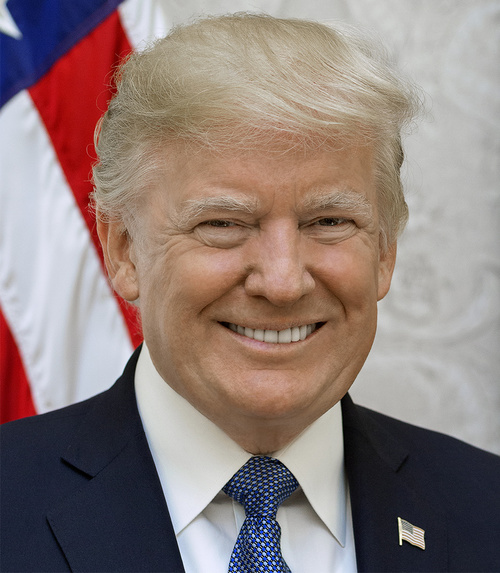
#> input picture wk5/data/images/trump.jpg, 500 x 573 px, found by its file name
$ jupyter execute Instagram_filters.ipynb   (shell and % lines are left out)   (older library calls are emulated)
#> lines starting #> are read from the running program, lines starting #| are printed output that depends on the picture; after the words box and inside, x2 and y2 are one past the last pixel; in counts of white or black regions, pixels touching at a corner belong together
#> further down, image is the input picture: shape (573, 500, 3); mean B, G, R 123, 126.8, 143
# <font style="color:rgb(50,120,229)">Introduction</font>

Instagram is a photo-enhancing and sharing app for mobile phones. The name came from “Instant Camera and TeleGram”. It allows users to apply different filters to their pictures and share it. It was launched in September 2010 and was an instant hit among its users with 1 Million registered users within 2 months and 10 million in a year. It was acquired by Facebook in 2012 for $1 Billion. [**You know what is cool? A billion dollars!**](https://www.youtube.com/watch?v=4e0n7vTLz1U)

There are many photographic filters present in the app like Clarendon, Gingham, Lark, Moon, X-Pro II, Nashville, Sutro, Kelvin and many more. Most filters can be designed using the method described in color enhancement using curves section.

In this part of the project, You will design 2 instagram-like filter on your own.

1. Pencil Sketch Filter - This will generate a sketch of the given image as shown in the output below.
1. Cartoon Filter using - This should produce a cartoonified output of the input image.

Given below is the expected output for the two filters. Looking at the output, you should be able to figure out what processing can produce those results.

You can also come up with your own filter and show them in the discussion forum.

| <center> <a href="https://www.dropbox.com/s/0w8j6ejacfw3lwt/trump.jpg?dl=1"></a></center> | <center> <a href="https://www.dropbox.com/s/yegx6u3bx8otvh5/pencilSketch.jpg?dl=1"></a></center> | <center> <a href="https://www.dropbox.com/s/rttwy9wszo76jse/cartoon.jpg?dl=1"></a></center> |
| -------- | -------- | -------- |
| <center>Original Image</center>     | <center>Pencil Sketch Result</center>     | <center>Cartoon Filter Result</center>     |

[cell 1]
import cv2
import matplotlib.pyplot as plt
import numpy as np

[cell 2]
import matplotlib
matplotlib.rcParams['figure.figsize'] = (10.0, 10.0)
matplotlib.rcParams['image.cmap'] = 'gray'

[cell 3]
kernelSize = 3

def laplacianAndNormalize(image):
    # take grayscale of image first
    img = cv2.cvtColor(image, cv2.COLOR_BGR2GRAY)
    # blur image
    img1 = cv2.GaussianBlur(img, (3, 3), 0, 0)
    # take laplacian for gradients
    laplacian = cv2.Laplacian(img1, cv2.CV_32F, ksize=kernelSize, scale=1, delta=0)
    # normalize image
    cv2.normalize(
        laplacian,
        dst=laplacian,
        alpha=0,
        beta=1,
        norm_type=cv2.NORM_MINMAX,
        dtype=cv2.CV_32F,
    )
    return laplacian

[cell 4]
def cartoonify(image, arguments=0):
#> called with arguments = 0
    img_gray = cv2.cvtColor(image, cv2.COLOR_BGR2GRAY)
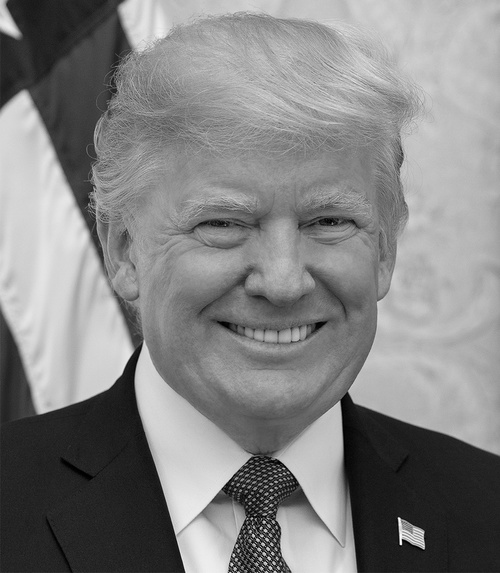
#> img_gray: shape (573, 500); min 0, max 254, mean 131.3
    blurred = cv2.medianBlur(img_gray, 3)
    edges = cv2.adaptiveThreshold(blurred, 255, cv2.ADAPTIVE_THRESH_MEAN_C, cv2.THRESH_BINARY, 9, 9)
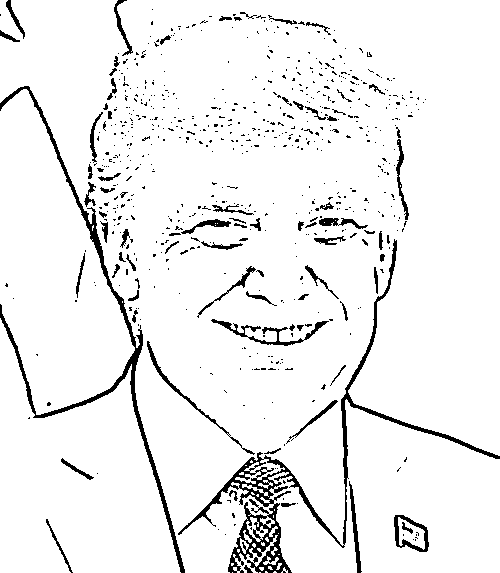
#> edges: shape (573, 500); 93.8% white; 666 black regions (586 under 20 px), largest, box (x1, y1, x2, y2) and area: (178, 239, 500, 573) 5290, (0, 86, 185, 573) 3317, (211, 319, 329, 346) 604

    color = cv2.bilateralFilter(image, 30, 80, 80)
    contours = pencilSketch(image)

    return cv2.bitwise_and(color, color, mask = contours[:,:,0])

[cell 5]
def pencilSketch(image, arguments=0):

#> called with arguments = 0
    img_gray = cv2.cvtColor(image, cv2.COLOR_BGR2GRAY)

    blurred = cv2.GaussianBlur(img_gray, (5,5), 1.5)
    lapl = cv2.Laplacian(blurred, cv2.CV_8U, ksize=3, scale=2, delta = 1)
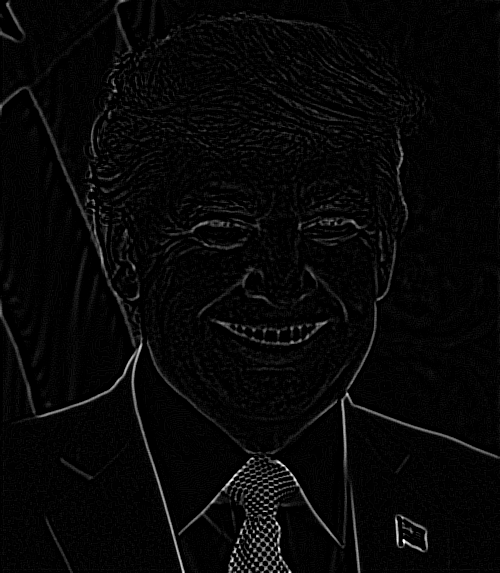
#> lapl: shape (573, 500); min 0, max 255, mean 7.2
    _, dst = cv2.threshold(lapl, 16, 255, cv2.THRESH_BINARY)
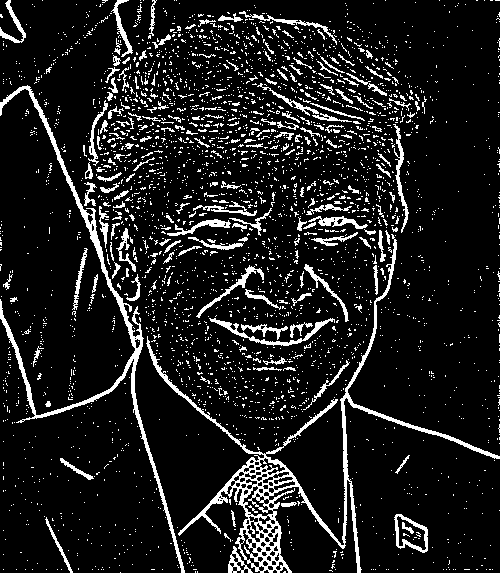
#> dst: shape (573, 500); 11.3% white in thin lines or dots

    return cv2.cvtColor(255-dst, cv2.COLOR_GRAY2BGR)
#> returned value: shape (573, 500, 3); 88.7% white; black in thin lines or dots

[cell 6]
imagePath = "trump.jpg"
image = cv2.imread(imagePath)

cartoonImage = cartoonify(image)
#> in cartoonify, `return cv2.bitwise_and(color, color, mask = contours[:,:,0])`:
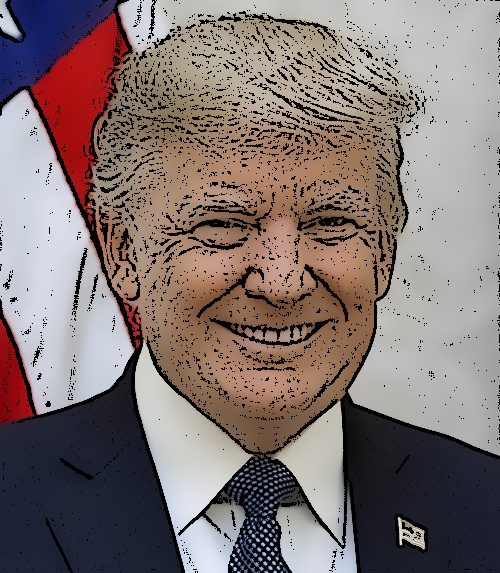
#> returned value: shape (573, 500, 3); mean of channels 0, 1, 2 112.9, 115.9, 129.1; drawn as B, G, R
pencilSketchImage = pencilSketch(image)

[cell 7]
plt.figure(figsize=[20,10])
plt.subplot(131);plt.imshow(image[:,:,::-1]);
plt.subplot(132);plt.imshow(cartoonImage[:,:,::-1]);
plt.subplot(133);plt.imshow(pencilSketchImage[:,:,::-1]);
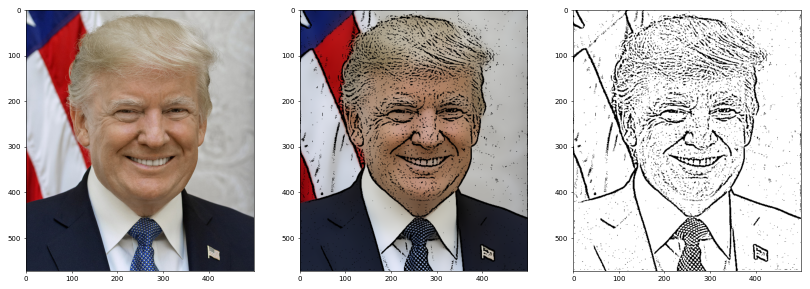
#> figure drawn by matplotlib, 3 panels

$ run again, with wk5/data/images/circles.jpg copied over wk5/data/images/trump.jpg
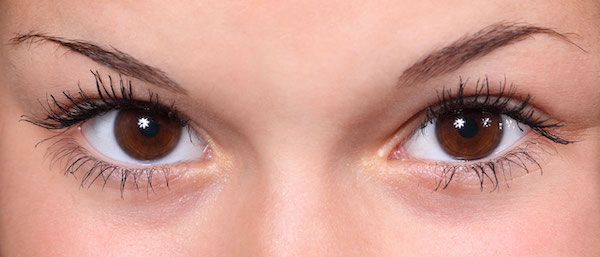
#> input picture wk5/data/images/circles.jpg, 600 x 257 px, found by its file name
#> image is the input picture: shape (257, 600, 3); mean B, G, R 142.2, 153.8, 204.8
#> in cartoonify, `edges = cv2.adaptiveThreshold(blurred, 255, cv2.ADAPTIVE_THRESH_MEAN_C..`:
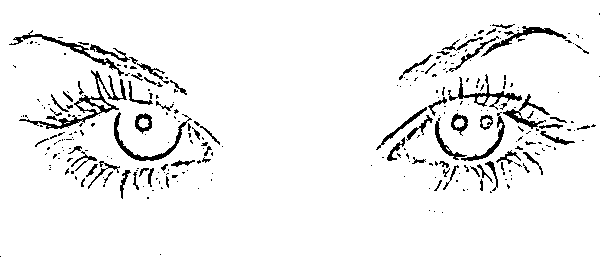
#> edges: shape (257, 600); 94.3% white; 282 black regions (210 under 20 px), largest, box (x1, y1, x2, y2) and area: (19, 70, 127, 129) 860, (114, 112, 192, 161) 523, (9, 30, 124, 76) 492
#> dst: shape (257, 600); 11.3% white in thin lines or dots
#> `[cell 7] plt.figure(figsize=[20,10]) plt.subplot(131);plt.imshow(image..`:
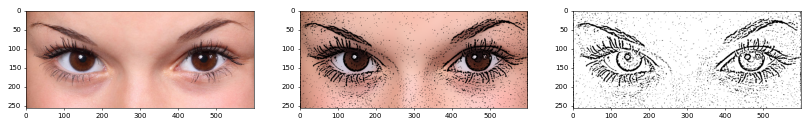
#> figure drawn by matplotlib, 3 panels
